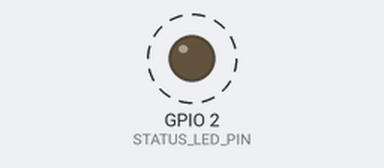
The sketch below on a simulated ESP32. Shown: output pins drawn as LEDs (lit = HIGH). Dashed ring = blinking. What the sketch prints to the serial monitor is not drawn.

Above: at 0.5 s.
Timing chart, 0 to 3.0 s (numbered marks = the images above):
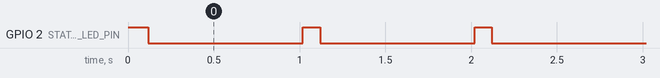

Measured:
- by itself, GPIO 2 (STATUS_LED_PIN): alternates HIGH for 0.10 s and LOW for 0.90 s

The sketch:

firmware.ino
```cpp
// CyberTube Lab 16 Firmware: Target Wi-Fi Beacon & Management Node
// Target: ESP32 DevKit V1 (ESP-WROOM-32)
// Safety Invariant: Strictly <= 3.3V DC logic bounds. Zero mains AC.

#include <Arduino.h>
#include <WiFi.h>

#define STATUS_LED_PIN 2

const char* AP_SSID = "CyberTube_Target_AP";
const char* AP_PASS = "Lab_Isolated_80211!";

void setup() {
  Serial.begin(115200);
  while (!Serial && millis() < 2000);

  pinMode(STATUS_LED_PIN, OUTPUT);
  digitalWrite(STATUS_LED_PIN, HIGH);

  Serial.println("=================================================");
  Serial.println("[CYBERTUBE] Module 16: Target Wi-Fi Node Initialized");
  Serial.printf("[WIFI] Broadcasting AP: %s (Channel 6)\n", AP_SSID);

  WiFi.mode(WIFI_AP);
  WiFi.softAP(AP_SSID, AP_PASS, 6, 0, 4); // Max 4 stations

  Serial.print("[WIFI] AP Gateway IP: ");
  Serial.println(WiFi.softAPIP());
  Serial.print("[WIFI] AP BSSID MAC: ");
  Serial.println(WiFi.softAPmacAddress());
  Serial.println("=================================================");
  digitalWrite(STATUS_LED_PIN, LOW);
}

void loop() {
  digitalWrite(STATUS_LED_PIN, HIGH);
  delay(100);
  digitalWrite(STATUS_LED_PIN, LOW);
  delay(900);

  Serial.printf("[AP-STATUS] Connected Stations: %d | Free Heap: %u B\n",
    WiFi.softAPgetStationNum(), ESP.getFreeHeap());
}
```
